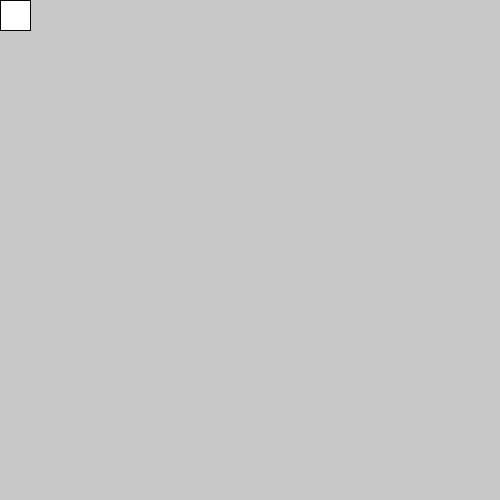
Frame 1 (no input)
Frame 60 (the mouse pressed at the canvas centre just before this capture): identical to frame 1, image omitted
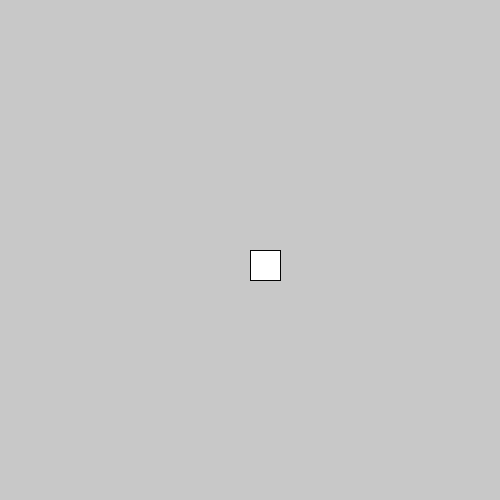
Frame 120 (the mouse held since frame 60 and released just before this capture)

The Processing sketch that drew these frames (run headless with seeded random() and noise(); from frame 60 on, the mouse is pressed at the canvas centre):

// Processing sketch: Object
// ── Object.pde
//Seth Banker
//Easier Primitives

class Primitive {
  float x;//x position of object
  float y;//y positiom of object
  float w;//width of object
  float h;//height of object
  
  float red;//red value
  float green;//green value
  float blue;//blue value
  float alpha;//opacity value
  float stroke;//stroke width

  //constructor
  Primitive() {
    x = 0;
    y = 0;
    w = 0;
    h = 0;
    
    red = 255;
    green = 255;
    blue = 255;
    alpha = 255;
    stroke = 0;
  }

  //I really didn't like the rect argument and made a new argument for drawing rects, this is more of an "all in one".
  //drawPrimitive() draws a rect using the x, y, w, h variables from above and takes arguments for colors and stroke width.
  void drawPrimitive() {
    stroke(stroke);
    fill(red, green, blue, alpha);
    rect(x, y, w, h); 
  }
}

// ── ObjectUsage.pde
//Seth Banker
//Easier Primitives

Primitive square = new Primitive();

public void settings() {
  size(500, 500);
}

void setup() {
  //Declare everything once
  square.x = 1;
  square.y = 1;
  square.w = 30;
  square.h = 30;
  
  square.stroke = 5;
  
  //square is default white and opaque so no color values for now.
}

void draw() {
  //Primitive follows mouse 
  square.x = mouseX;
  square.y = mouseY;
  //Wipe background
  background(200);
  //Draw square
  //square.drawPrimitive(PImage);
  square.drawPrimitive();

  /*
  For comparison:
  
  //Wipe abckground
  background(0);
  //Stroke is 5 pixels wide
  stroke(5)
  //Color square white and make it opaque
  fill(255, 255, 255, 255);
  //Draw rect at mouse position and make it 30 wide
  rect(mouseX, mouseY, 30, 30);
  */
}
